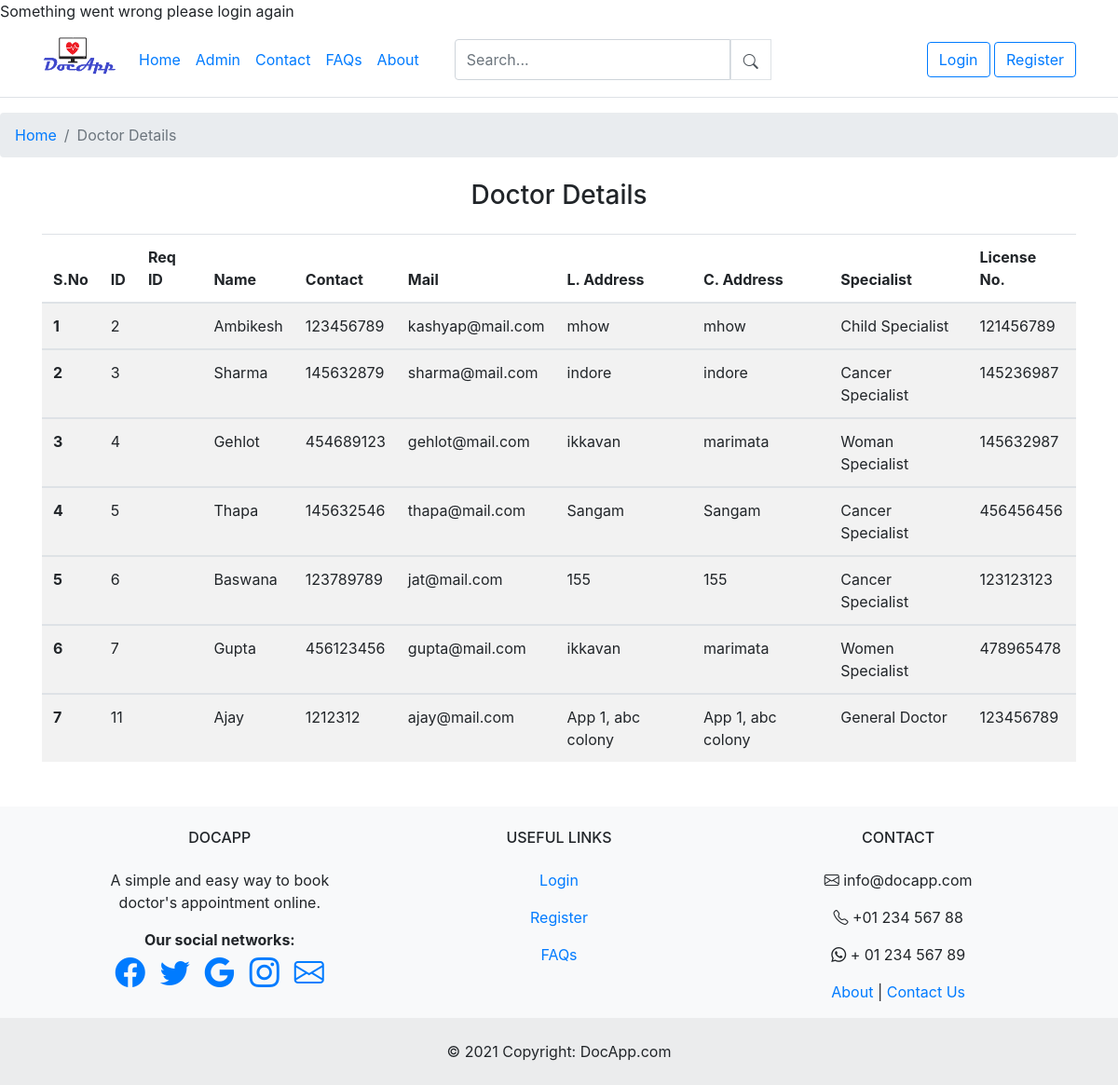
/doctorDetails.php, run on the app's committed database.
### tables this page shows
CREATE TABLE `doc_info` (
  `d_id` int(11) NOT NULL,
  `d_mail` varchar(255) NOT NULL,
  `d_name` varchar(255) NOT NULL,
  `d_password` varchar(255) NOT NULL,
  `d_address` varchar(255) NOT NULL,
  `d_clinic_address` varchar(255) NOT NULL,
  `d_contact` int(10) NOT NULL,
  `d_specialist` varchar(255) NOT NULL,
  `licence_no` int(11) NOT NULL,
  `d_balance` int(11) NOT NULL DEFAULT 0,
  `self_status` varchar(10) NOT NULL DEFAULT 'NA',
  `admin_permission` varchar(10) NOT NULL DEFAULT 'G',
  `role` varchar(6) NOT NULL DEFAULT 'doctor'
);

### doctorDetails.php (the view, shortened to what this page needs)
<?php
    include('admin_p.php');
?>
 <!DOCTYPE html>
<html lang="en">
<head>
</head>
<body>
<header>
    <?php include('navbar.php');?>
</header>
<nav aria-label="breadcrumb">
    <ol class="breadcrumb">
    <?php
    if ($_SESSION)
    {
        if ($_SESSION['role'] == 'admin')
            echo '<li class="breadcrumb-item"><a href="admin_session.php">Home</a></li>';
        elseif ($_SESSION['role'] == 'doctor')
          echo '<li class="breadcrumb-item"><a href="doctor_session.php">Home</a></li>';
        elseif ($_SESSION['role'] == 'patient')
          echo '<li class="breadcrumb-item"><a href="user_session.php">Home</a></li>';
    }
    else
    {
        echo '<li class="breadcrumb-item"><a href="index.php">Home</a></li>';
    }
    ?>
        <li class="breadcrumb-item active" aria-current="page">Doctor Details</li>
    </ol>
  </nav>
<?php
    include('dbconn.php');
    $sql = "SELECT * FROM doc_info";
	$result = mysqli_query($connect,$sql);
	$count = mysqli_num_rows($result);
?>
  <?php
  if($count>=1){
?>
<div class="container text-center">
    <div class="d-grid gap-2 col-6 mx-auto my-4">
        <h3>Doctor Details</h3>
    </div>
</div>
<div class="container">
  <table class="table table-hover table-striped">
  <thead>
    <tr>
      <th scope="col">S.No</th>
      <th scope="col">ID</th>
      <th scope="col">Req ID</th>
      <th scope="col">Name</th>
      <th scope="col">Contact</th>
      <th scope="col">Mail</th>
      <th scope="col">L. Address</th>
      <th scope="col">C. Address</th>
      <th scope="col">Specialist</th>
      <th scope="col">License No.</th>
    </tr>
  </thead>
  <?php
  $c=1;
  while($row=mysqli_fetch_array($result)){
      ?>
  <tbody>
    <tr>
      <th scope="row"><?php echo $c ; ?></th>
      <td><?php echo $row['d_id'] ; ?></td>
      <td><?php echo $row['d_req_id'] ; ?></td>
      <td><?php echo $row['d_name'] ; ?></td>
      <td><?php echo $row['d_contact'] ; ?></td>
      <td><?php echo $row['d_mail'] ; ?></td>
      <td><?php echo $row['d_address'] ; ?></td>
      <td><?php echo $row['d_clinic_address'] ; ?></td>
      <td><?php echo $row['d_specialist'] ; ?></td>
      <td><?php echo $row['licence_no'] ; ?></td>
    </tr>
    </tbody>
    <?php $c=$c + 1; }
     ?>
</table>
<?php
}
?>
</div>
  <footer>
    <?php include('footer.php');?>
</footer>
</body>
</html>

### data on the page
doc_info: d_id "2", d_name "Ambikesh", d_contact "123456789", d_mail "kashyap@mail.com", d_address "mhow", d_clinic_address "mhow", d_specialist "Child Specialist", licence_no "121456789"
doc_info: d_id "3", d_name "Sharma", d_contact "145632879", d_mail "sharma@mail.com", d_address "indore", d_clinic_address "indore", d_specialist "Cancer Specialist", licence_no "145236987"
doc_info: d_id "4", d_name "Gehlot", d_contact "454689123", d_mail "gehlot@mail.com", d_address "ikkavan", d_clinic_address "marimata", d_specialist "Woman Specialist", licence_no "145632987"
doc_info: d_id "5", d_name "Thapa", d_contact "145632546", d_mail "thapa@mail.com", d_address "Sangam", d_clinic_address "Sangam", d_specialist "Cancer Specialist", licence_no "456456456"
doc_info: d_id "6", d_name "Baswana", d_contact "123789789", d_mail "jat@mail.com", d_address "155", d_clinic_address "155", d_specialist "Cancer Specialist", licence_no "123123123"
doc_info: d_id "7", d_name "Gupta", d_contact "456123456", d_mail "gupta@mail.com", d_address "ikkavan", d_clinic_address "marimata", d_specialist "Women Specialist", licence_no "478965478"
doc_info: d_id "11", d_name "Ajay", d_contact "1212312", d_mail "ajay@mail.com", d_address "App 1, abc colony", d_clinic_address "App 1, abc colony", d_specialist "General Doctor", licence_no "123456789"
